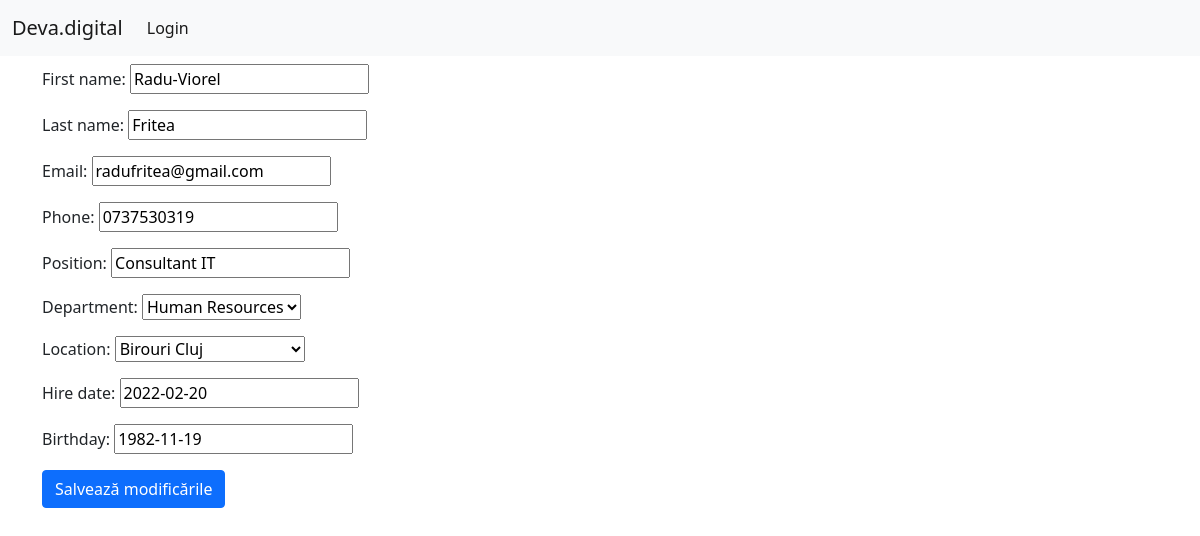
Page /users/edit_profile/1/ on the committed database.
### users/models.py (models this page shows, shortened)
class User(AbstractUser):
	email = models.EmailField(max_length=254, unique=True)
	username = models.CharField(max_length=150, blank=True, unique=False)
	first_name = models.CharField(max_length=254, blank=True)
	last_name = models.CharField(max_length=254, blank=True)
	phone = models.CharField(blank=True, max_length=30)
	hire_date = models.DateField(blank=True, null=True)
	position = models.CharField(max_length=150, blank=True)
	department = models.ForeignKey(Department, blank=True, null=True, on_delete=models.SET_NULL)
	location = models.ForeignKey(Location, blank=True, null=True, on_delete=models.SET_NULL)
	birthday = models.DateField(blank=True, null=True)
	USERNAME_FIELD = 'email'
	EMAIL_FIELD = 'email'
	REQUIRED_FIELDS = []
	objects = CustUserManager()
	class Meta:
		verbose_name = "utilizator"
		verbose_name_plural = "utilizatori"

### users/views.py (the view)
# urls.py: path('edit_profile/<int:user_id>/', views.edit_profile, name='edit_profile'),
def edit_profile(request, user_id):
	profile = User.objects.get(id=user_id)
	if request.method == 'POST':
		form = UserForm(instance=profile, data=request.POST)
		if form.is_valid():
			form.save()
			return redirect('users:profile', user_id=user_id)
		else:
			print(form.errors)
	else:
		form = UserForm(instance=profile)
	context = {"profile": profile, "form": form}
	return render(request, 'edit_profile.html', context)

### users/forms.py
class UserForm(forms.ModelForm):
	class Meta:
		model = User
		fields = ["first_name", "last_name", "email", 'phone', 'position', 'department', 'location', 'hire_date', 'birthday']

### users/models.py (called while the page is built)
	def __str__(self):
		return self.name

	def __str__(self):
		return self.name

### users/templates/edit_profile.html (shortened to what this page needs)
{% extends "sales/base.html" %}
{% block content %}
<section class="container">
	<form action="{% url 'users:edit_profile' user.id %}" method='post' class="form">
			{{ form.as_p }}
			<button type="submit" class="btn btn-primary" >Salvează modificările</button>
	</form>
</section>
{% endblock content %}

### static/style.css (style rules this page uses)
html { scroll-behavior: auto !important; }

### rows in the picture
User: first_name "Radu-Viorel", last_name "Fritea", email "radufritea@gmail.com", phone "0737530319", position "Consultant IT", department "Human Resources", location "Birouri Cluj", hire_date "2022-02-20", birthday "1982-11-19"
